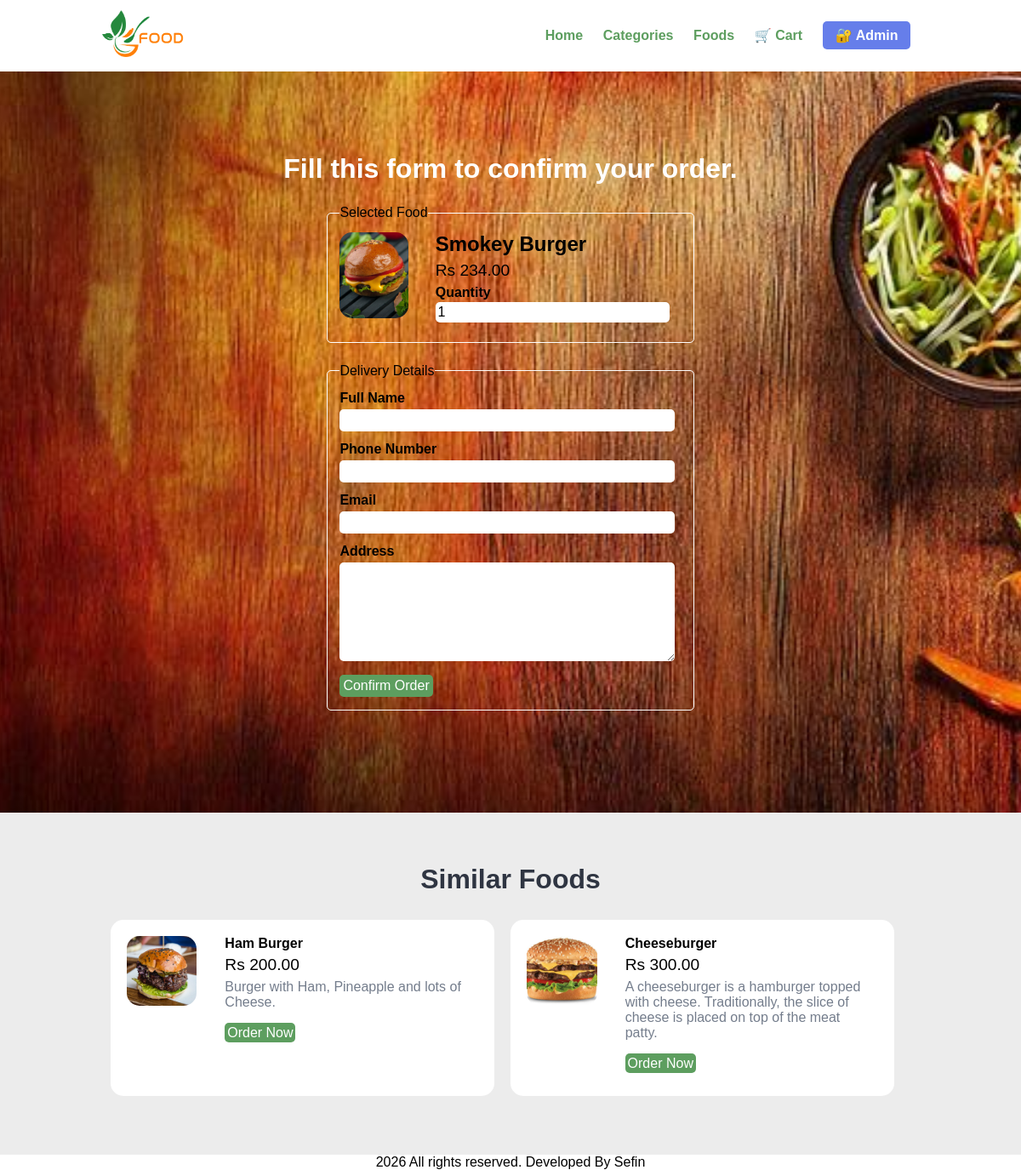
Page /onlinefood-order/order.php?food_id=12 on the committed database.
### tables this page shows
CREATE TABLE `tbl_food` (
  `id` int(10) UNSIGNED NOT NULL,
  `title` varchar(100) NOT NULL,
  `description` text NOT NULL,
  `price` decimal(10,2) NOT NULL,
  `image_name` varchar(255) NOT NULL,
  `category_id` int(10) UNSIGNED NOT NULL,
  `featured` varchar(10) NOT NULL,
  `active` varchar(10) NOT NULL
);

### onlinefood-order/order.php (the view, shortened to what this page needs)
<?php include('partials-front/menu.php'); ?>
<?php
if (isset($_GET['food_id']) && is_numeric($_GET['food_id'])) {
    $food_id = intval($_GET['food_id']);
    $sql = "SELECT * FROM tbl_food WHERE id = $food_id";
    $res = mysqli_query($conn, $sql);
    if (mysqli_num_rows($res) === 1) {
        $row = mysqli_fetch_assoc($res);
        $title = $row['title'];
        $price = $row['price'];
        $image_name = $row['image_name'];
    } else {
        header('location:' . SITEURL);
        exit;
    }
} else {
    header('location:' . SITEURL);
    exit;
}
?>
<section class="food-search2">
    <div class="container">
        <h2 class="text-center text-white">Fill this form to confirm your order.</h2>
        <form action="" method="POST" class="order">
            <fieldset>
                <legend>Selected Food</legend>
                <div class="food-menu-img">
                    <?php
                    if ($image_name == "") {
                        echo "<div class='error'>Image not Available.</div>";
                    } else {
                    ?>
                        <img src="<?php echo SITEURL; ?>images/food/<?php echo $image_name; ?>"
                             class="img-responsive img-curve">
                    <?php } ?>
                </div>
                <div class="food-menu-desc">
                    <h3><?php echo htmlspecialchars($title); ?></h3>
                    <p class="food-price">Rs <?php echo $price; ?></p>
                    <div class="order-label">Quantity</div>
                    <input type="number" name="qty" value="1" min="1" max="10"
                           class="input-responsive" required>
                </div>
            </fieldset>
            <fieldset>
                <legend>Delivery Details</legend>
                <div class="order-label">Full Name</div>
                <input type="text" name="full_name" required class="input-responsive">
                <div class="order-label">Phone Number</div>
                <input type="text" name="contact" pattern="\d{10}" maxlength="10"
                       class="input-responsive" required>
                <div class="order-label">Email</div>
                <input type="email" name="email" class="input-responsive" required>
                <div class="order-label">Address</div>
                <textarea name="address" rows="6"
                          class="input-responsive" required></textarea>
                <input type="submit" name="submit" value="Confirm Order"
                       class="btn btn-primary">
            </fieldset>
        </form>
    </div>
</section>
<?php
$cat_sql = "SELECT category_id FROM tbl_food WHERE id = $food_id";
$cat_res = mysqli_query($conn, $cat_sql);
$cat_row = mysqli_fetch_assoc($cat_res);
$category_id = $cat_row['category_id'];
$similar_sql = "SELECT * FROM tbl_food
                WHERE category_id = $category_id
                AND id != $food_id";
$similar_res = mysqli_query($conn, $similar_sql);
if (mysqli_num_rows($similar_res) > 0) {
?>
<section class="food-menu">
    <div class="container">
        <h2 class="text-center">Similar Foods</h2>
        <?php while ($row = mysqli_fetch_assoc($similar_res)) { ?>
            <div class="food-menu-box">
                <div class="food-menu-img">
                    <?php if ($row['image_name']) { ?>
                        <img src="<?php echo SITEURL; ?>images/food/<?php echo $row['image_name']; ?>"
                             class="img-responsive img-curve">
                    <?php } ?>
                </div>
                <div class="food-menu-desc">
                    <h4><?php echo htmlspecialchars($row['title']); ?></h4>
                    <p class="food-price">Rs <?php echo $row['price']; ?></p>
                    <p class="food-detail"><?php echo $row['description']; ?></p>
                    <br>
                    <a href="<?php echo SITEURL; ?>order.php?food_id=<?php echo $row['id']; ?>"
                       class="btn btn-primary">Order Now</a>
                </div>
            </div>
        <?php } ?>
    </div>
</section>
<?php } ?>
<?php include('partials-front/footer.php'); ?>

### onlinefood-order/css/style.css (style rules this page uses)
* { margin: 0 0; padding: 0 0; font-family: Arial, Helvetica, sans-serif; }
.container { width: 80%; margin: 0 auto; padding: 1%; overflow: hidden; }
.img-responsive { width: 100%; }
.img-curve { border-radius: 15px; }
.text-center { text-align: center; }
.text-white { color: white; }
a { color: #5d9e5f; text-decoration: none; }
.btn { padding: 1%; border: none; font-size: 1rem; border-radius: 5px; }
.btn-primary { background-color: #5d9e5f; color: white; cursor: pointer; margin-right: 10px; }
h2 { color: #2f3542; font-size: 2rem; margin-bottom: 2%; }
h3 { font-size: 1.5rem; }
fieldset { border: 1px solid white; margin: 5%; padding: 3%; border-radius: 5px; }
.food-search2 { background-image: url(../images/banner.jpg); background-size: cover; background-repeat: no-repeat; background-position: center; padding: 7% 0; }
.food-menu { background-color: #ececec; padding: 4% 0; }
.food-menu-box { width: 43%; margin: 1%; padding: 2%; float: left; background-color: white; border-radius: 15px; height: 169px; }
.food-menu-img { width: 20%; float: left; }
.food-menu-desc { width: 70%; float: left; margin-left: 8%; }
.food-price { font-size: 1.2rem; margin: 2% 0; }
.food-detail { font-size: 1rem; color: #747d8c; }
.order { width: 50%; margin: 0 auto; }
.input-responsive { width: 96%; padding: 1%; margin-bottom: 3%; border: none; border-radius: 5px; font-size: 1rem; }
.order-label { margin-bottom: 1%; font-weight: bold; }

### rows in the picture
tbl_food: image_name (picture), title "Smokey Burger", price "234.00"
tbl_food: image_name (picture), title "Ham Burger", price "200.00", description "Burger with Ham, Pineapple and lots of Cheese."
tbl_food: image_name (picture), title "Cheeseburger", price "300.00", description "A cheeseburger is a hamburger topped with cheese. Traditionally, the slice of cheese is placed on top of the meat patty."
